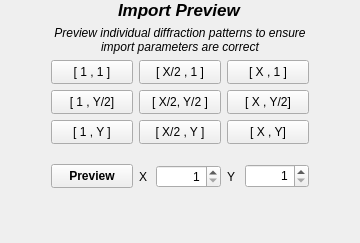
        <widget class="QWidget" name="PreviewTab">
         <property name="contextMenuPolicy">
          <enum>Qt::NoContextMenu</enum>
         </property>
         <layout class="QGridLayout" name="gridLayout_3">
          <property name="topMargin">
           <number>0</number>
          </property>
          <property name="bottomMargin">
           <number>0</number>
          </property>
          <item row="3" column="2">
           <widget class="QPushButton" name="PvCC">
            <property name="minimumSize">
             <size>
              <width>82</width>
              <height>24</height>
             </size>
            </property>
            <property name="maximumSize">
             <size>
              <width>82</width>
              <height>24</height>
             </size>
            </property>
            <property name="font">
             <font>
              <italic>false</italic>
             </font>
            </property>
            <property name="text">
             <string>[ X/2, Y/2 ]</string>
            </property>
           </widget>
          </item>
          <item row="9" column="1" colspan="3">
           <spacer name="PreviewTabVSpace">
            <property name="orientation">
             <enum>Qt::Vertical</enum>
            </property>
            <property name="sizeHint" stdset="0">
             <size>
              <width>20</width>
              <height>40</height>
             </size>
            </property>
           </spacer>
          </item>
          <item row="0" column="1" colspan="3" alignment="Qt::AlignHCenter">
           <widget class="QLabel" name="importPreview_label">
            <property name="font">
             <font>
              <pointsize>13</pointsize>
              <weight>75</weight>
              <italic>true</italic>
              <bold>true</bold>
             </font>
            </property>
            <property name="text">
             <string>Import Preview</string>
            </property>
           </widget>
          </item>
          <item row="3" column="3">
           <widget class="QPushButton" name="PvCR">
            <property name="minimumSize">
             <size>
              <width>82</width>
              <height>24</height>
             </size>
            </property>
            <property name="maximumSize">
             <size>
              <width>82</width>
              <height>24</height>
             </size>
            </property>
            <property name="font">
             <font>
              <italic>false</italic>
             </font>
            </property>
            <property name="text">
             <string>[ X , Y/2]</string>
            </property>
           </widget>
          </item>
          <item row="2" column="1">
           <widget class="QPushButton" name="PvTL">
            <property name="minimumSize">
             <size>
              <width>82</width>
              <height>24</height>
             </size>
            </property>
            <property name="maximumSize">
             <size>
              <width>82</width>
              <height>24</height>
             </size>
            </property>
            <property name="font">
             <font>
              <italic>false</italic>
             </font>
            </property>
            <property name="text">
             <string>[ 1 , 1 ]</string>
            </property>
           </widget>
          </item>
          <item row="4" column="1">
           <widget class="QPushButton" name="PvBL">
            <property name="minimumSize">
             <size>
              <width>82</width>
              <height>24</height>
             </size>
            </property>
            <property name="maximumSize">
             <size>
              <width>82</width>
              <height>24</height>
             </size>
            </property>
            <property name="font">
             <font>
              <italic>false</italic>
             </font>
            </property>
            <property name="text">
             <string>[ 1 , Y ]</string>
            </property>
           </widget>
          </item>
          <item row="4" column="3">
           <widget class="QPushButton" name="PvBR">
            <property name="minimumSize">
             <size>
              <width>82</width>
              <height>24</height>
             </size>
            </property>
            <property name="maximumSize">
             <size>
              <width>82</width>
              <height>24</height>
             </size>
            </property>
            <property name="font">
             <font>
              <italic>false</italic>
             </font>
            </property>
            <property name="text">
             <string>[ X , Y]</string>
            </property>
           </widget>
          </item>
          <item row="2" column="4">
           <spacer name="horizontalSpacer_8">
            <property name="orientation">
             <enum>Qt::Horizontal</enum>
            </property>
            <property name="sizeHint" stdset="0">
             <size>
              <width>40</width>
              <height>20</height>
             </size>
            </property>
           </spacer>
          </item>
          <item row="2" column="3">
           <widget class="QPushButton" name="PvTR">
            <property name="minimumSize">
             <size>
              <width>82</width>
              <height>24</height>
             </size>
            </property>
            <property name="maximumSize">
             <size>
              <width>82</width>
              <height>24</height>
             </size>
            </property>
            <property name="font">
             <font>
              <italic>false</italic>
             </font>
            </property>
            <property name="text">
             <string>[ X , 1 ]</string>
            </property>
           </widget>
          </item>
          <item row="4" column="2">
           <widget class="QPushButton" name="PvBC">
            <property name="minimumSize">
             <size>
              <width>82</width>
              <height>24</height>
             </size>
            </property>
            <property name="maximumSize">
             <size>
              <width>82</width>
              <height>24</height>
             </size>
            </property>
            <property name="font">
             <font>
              <italic>false</italic>
             </font>
            </property>
            <property name="text">
             <string>[ X/2 , Y ]</string>
            </property>
           </widget>
          </item>
          <item row="3" column="1">
           <widget class="QPushButton" name="PvCL">
            <property name="minimumSize">
             <size>
              <width>82</width>
              <height>24</height>
             </size>
            </property>
            <property name="maximumSize">
             <size>
              <width>82</width>
              <height>24</height>
             </size>
            </property>
            <property name="font">
             <font>
              <italic>false</italic>
             </font>
            </property>
            <property name="text">
             <string>[ 1 , Y/2]</string>
            </property>
           </widget>
          </item>
          <item row="2" column="0">
           <spacer name="horizontalSpacer_7">
            <property name="orientation">
             <enum>Qt::Horizontal</enum>
            </property>
            <property name="sizeHint" stdset="0">
             <size>
              <width>40</width>
              <height>20</height>
             </size>
            </property>
           </spacer>
          </item>
          <item row="2" column="2">
           <widget class="QPushButton" name="PvTC">
            <property name="minimumSize">
             <size>
              <width>82</width>
              <height>24</height>
             </size>
            </property>
            <property name="maximumSize">
             <size>
              <width>82</width>
              <height>24</height>
             </size>
            </property>
            <property name="font">
             <font>
              <italic>false</italic>
             </font>
            </property>
            <property name="text">
             <string>[ X/2 , 1 ]</string>
            </property>
           </widget>
          </item>
          <item row="1" column="1" colspan="3">
           <widget class="QLabel" name="importPreview_helpText">
            <property name="font">
             <font>
              <italic>true</italic>
             </font>
            </property>
            <property name="text">
             <string>Preview individual diffraction patterns to ensure import parameters are correct</string>
            </property>
            <property name="alignment">
             <set>Qt::AlignCenter</set>
            </property>
            <property name="wordWrap">
             <bool>true</bool>
            </property>
           </widget>
          </item>
          <item row="6" column="1">
           <widget class="QToolButton" name="PreviewButton">
            <property name="enabled">
             <bool>true</bool>
            </property>
            <property name="minimumSize">
             <size>
              <width>82</width>
              <height>24</height>
             </size>
            </property>
            <property name="maximumSize">
             <size>
              <width>82</width>
              <height>24</height>
             </size>
            </property>
            <property name="font">
             <font>
              <weight>75</weight>
              <italic>false</italic>
              <bold>true</bold>
             </font>
            </property>
            <property name="text">
             <string>Preview</string>
            </property>
           </widget>
          </item>
          <item row="6" column="2">
           <layout class="QHBoxLayout" name="PvFrXHGrid">
            <property name="spacing">
             <number>5</number>
            </property>
            <property name="topMargin">
             <number>15</number>
            </property>
            <property name="bottomMargin">
             <number>15</number>
            </property>
            <item>
             <widget class="QLabel" name="PvFrXLabel">
              <property name="maximumSize">
               <size>
                <width>12</width>
                <height>16777215</height>
               </size>
              </property>
              <property name="font">
               <font>
                <italic>false</italic>
               </font>
              </property>
              <property name="text">
               <string>X</string>
              </property>
              <property name="buddy">
               <cstring>PvFrX</cstring>
              </property>
             </widget>
            </item>
            <item>
             <widget class="QSpinBox" name="PvFrX">
              <property name="maximumSize">
               <size>
                <width>16777215</width>
                <height>24</height>
               </size>
              </property>
              <property name="font">
               <font>
                <italic>false</italic>
               </font>
              </property>
              <property name="alignment">
               <set>Qt::AlignRight|Qt::AlignTrailing|Qt::AlignVCenter</set>
              </property>
              <property name="prefix">
               <string/>
              </property>
              <property name="minimum">
               <number>1</number>
              </property>
              <property name="maximum">
               <number>1000</number>
              </property>
              <property name="value">
               <number>1</number>
              </property>
             </widget>
            </item>
           </layout>
          </item>
          <item row="6" column="3">
           <layout class="QHBoxLayout" name="horizontalLayout_2">
            <item>
             <widget class="QLabel" name="PvFrYLabel">
              <property name="maximumSize">
               <size>
                <width>12</width>
                <height>16777215</height>
               </size>
              </property>
              <property name="font">
               <font>
                <italic>false</italic>
               </font>
              </property>
              <property name="text">
               <string>Y</string>
              </property>
              <property name="buddy">
               <cstring>PvFrY</cstring>
              </property>
             </widget>
            </item>
            <item>
             <widget class="QSpinBox" name="PvFrY">
              <property name="maximumSize">
               <size>
                <width>16777215</width>
                <height>24</height>
               </size>
              </property>
              <property name="font">
               <font>
                <weight>50</weight>
                <italic>false</italic>
                <bold>false</bold>
               </font>
              </property>
              <property name="alignment">
               <set>Qt::AlignRight|Qt::AlignTrailing|Qt::AlignVCenter</set>
              </property>
              <property name="minimum">
               <number>1</number>
              </property>
              <property name="maximum">
               <number>1000</number>
              </property>
              <property name="value">
               <number>1</number>
              </property>
             </widget>
            </item>
           </layout>
          </item>
         </layout>
        </widget>
